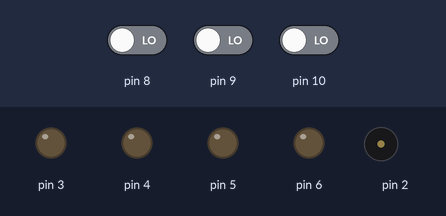
Simulated run of this sketch. Board: Arduino Uno, built with avr-gcc and run on an emulated ATmega328P. Shown: output pins drawn as LEDs (lit = HIGH), buzzer (waves = sounding). The test bench sets the inputs (shaded band); at power-on: pin 10 LOW, pin 8 LOW, pin 9 LOW.

Above: at 14.7 s.
14.8 s: pin 10 driven HIGH
At 15.6 s:
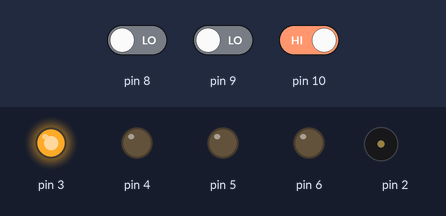
17.8 s: pin 10 driven LOW
At 18.1 s:
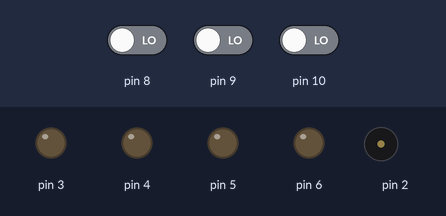
19.3 s: pin 8 driven HIGH
At 20.5 s:
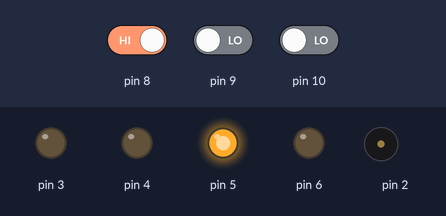
20.8 s: pin 9 driven HIGH
At 21.6 s:
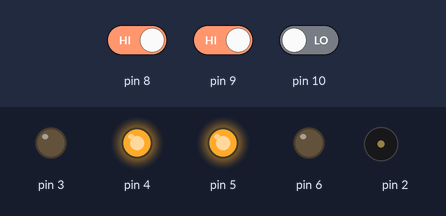
22.3 s: pin 8 driven LOW
At 22.8 s:
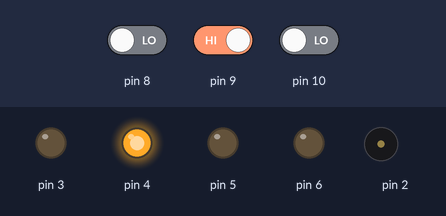
Timing chart, 0 to 24.8 s (numbered marks = the images above; inputs shaded):
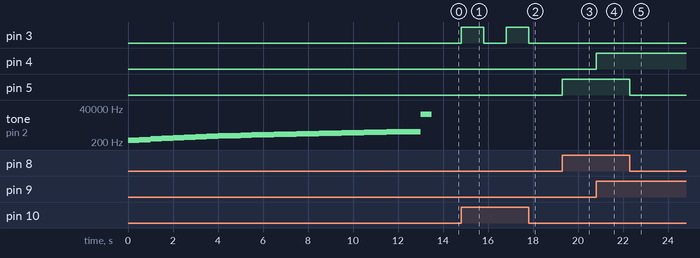

The sketch:

202324T2_R301_L2_Piano_Tung.ino
```cpp
void setup() {
	pinMode(6, OUTPUT);
	pinMode(5, OUTPUT);
	pinMode(4, OUTPUT);
	pinMode(3, OUTPUT);
	pinMode(8, INPUT);

	pinMode(2, OUTPUT);

	tone(2, 261, 500);
	delay(500);

	tone(2, 293, 500);
	delay(500);

	tone(2, 329, 500);
	delay(500);

	tone(2, 349, 500);
	delay(500);

	tone(2, 391, 500);
	delay(500);

	tone(2, 421, 500);
	delay(500);

	tone(2, 451, 500);
	delay(500);

	tone(2, 481, 500);
	delay(500);

	tone(2, 511, 500);
	delay(500);

	tone(2, 541, 500);
	delay(500);

	tone(2, 571, 500);
	delay(500);

	tone(2, 601, 500);
	delay(500);

	tone(2, 631, 500);
	delay(500);

	tone(2, 661, 500);
	delay(500);

	tone(2, 691, 500);
	delay(500);

	tone(2, 721, 500);
	delay(500);

	tone(2, 751, 500);
	delay(500);

	tone(2, 781, 500);
	delay(500);

	tone(2, 811, 500);
	delay(500);

	tone(2, 841, 500);
	delay(500);

	tone(2, 871, 500);
	delay(500);

	tone(2, 901, 500);
	delay(500);

	tone(2, 931, 500);
	delay(500);

	tone(2, 961, 500);
	delay(500);

	tone(2, 991, 500);
	delay(500);

	tone(2, 1021, 500);
	delay(500);

	tone(2, 7355608, 500);
	delay(500);


}

void loop() {
	if (digitalRead(8))
	{
		digitalWrite(5, HIGH);
	} else {
		digitalWrite(5, LOW);
	}


	if (digitalRead(9))
	{
		digitalWrite(4, HIGH);
	}

	if (digitalRead(10))
	{
		digitalWrite(5, LOW);
		digitalWrite(4, LOW);
		digitalWrite(3, HIGH);
		delay(1000);
		digitalWrite(5, LOW);
		digitalWrite(4, LOW);
		digitalWrite(3, LOW);
		delay(1000);
	}
}
```

Measured:
- after the input at 14.8 s, pin 3: LOW → HIGH at once, → LOW 1.0 s later, → HIGH 1.0 s later
- after the input at 17.8 s, pin 3: goes on until 17.8 s, then stays LOW
- after the input at 19.3 s, pin 5: LOW → HIGH at once
- after the input at 20.8 s, pin 4: LOW → HIGH at once
- after the input at 22.3 s, pin 5: HIGH → LOW at once
